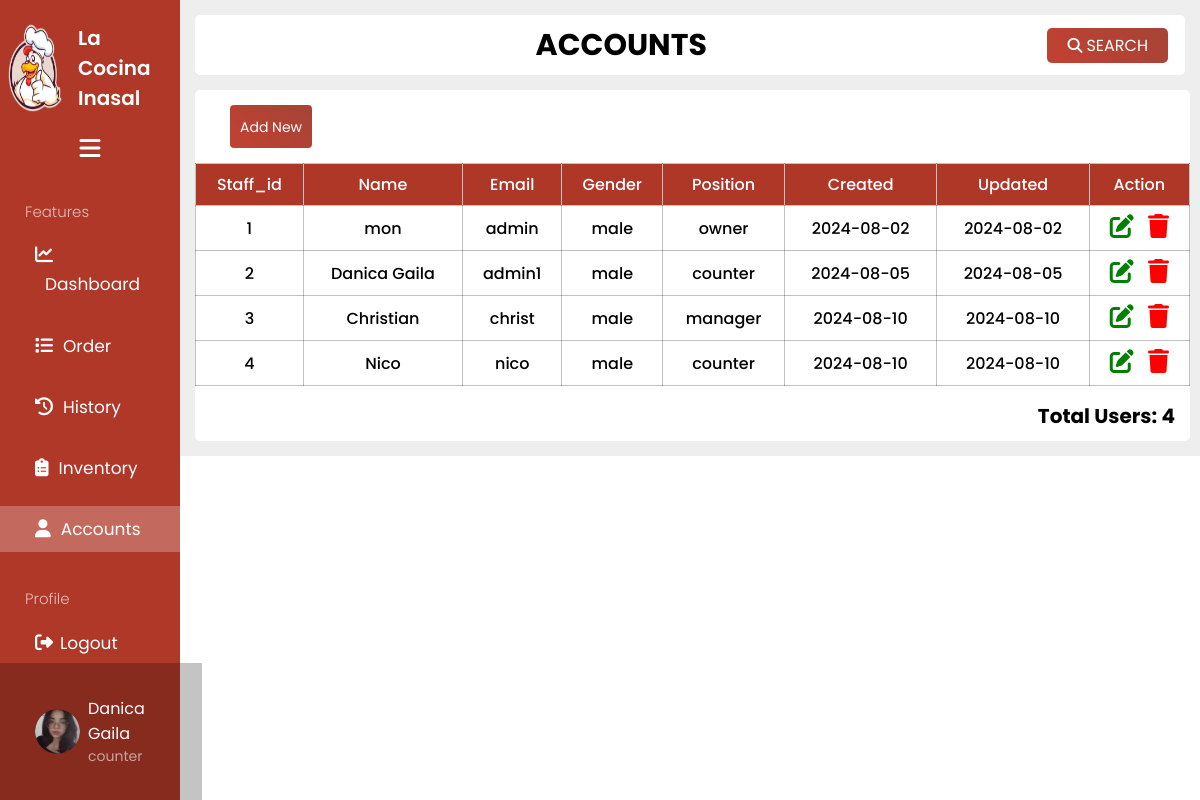
Before: /content/account.php (signed in) with the older database file.
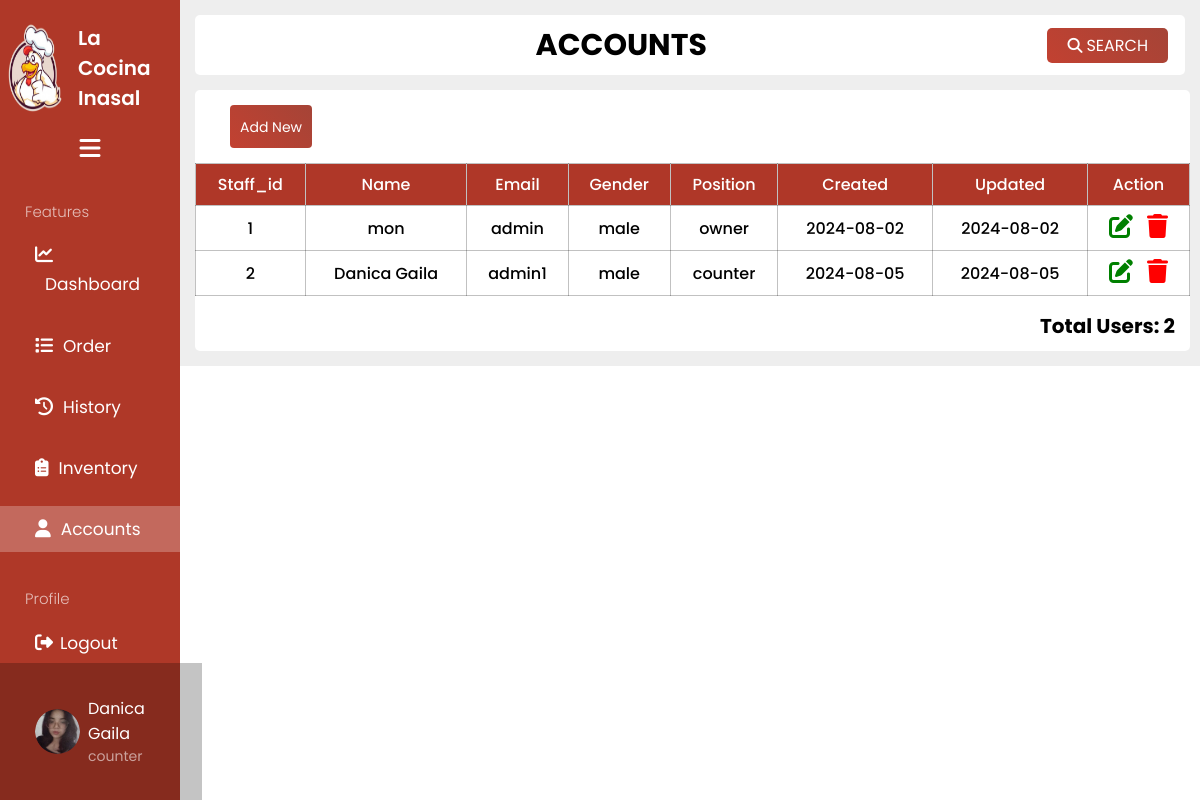
After: the same page with the newer database file.
### tables this page shows
CREATE TABLE `accounts` (
  `id` int(255) NOT NULL,
  `name` varchar(255) NOT NULL,
  `gender` varchar(50) NOT NULL,
  `email` varchar(255) NOT NULL,
  `password` varchar(255) NOT NULL,
  `position` varchar(255) NOT NULL,
  `created` date NOT NULL DEFAULT current_timestamp(),
  `updated` date NOT NULL DEFAULT current_timestamp(),
  `image` varchar(255) NOT NULL
);

### content/account.php (the view, shortened to what this page needs)
<?php
include 'partials/header.php';
include '../config/dbconnect.php';
$sql_total_users = 'SELECT COUNT(*) AS total_users FROM `accounts`';
$result_total_users = mysqli_query($conn, $sql_total_users);
$row_total_users = mysqli_fetch_assoc($result_total_users);
$total_users = $row_total_users['total_users'];
?>
<link rel="stylesheet" href="../css/dashboard.css">
<link rel="stylesheet" href="../css/account.css">
</head>
<body>
    <div class="dashboard_container">
        <div class="dashboard_sidebar" id="dashboard_sidebar">
            <div class="dashboard_sidebar_logo" id="logo_dashs">
                <img src="../pictures/logo.png" alt="">
                <p class="title_dash">La Cocina Inasal</p>
            </div>
            <div class="dashboard_sidebar_content">
                <ul class="dashboard_sidebar_list" id="dashboard_sidebar_list">
                    <div id="hamburger">
                        <a href="" id="hamburger_button"><i class="fa-solid fa-bars"></i></a>
                    </div>
                    <div class="features">
                        <p>Features</p>
                    </div>
                    <li class="list active">
                        <a href="dashboard.php"><i class="fa-solid fa-chart-line"></i><span class="Menutext">Dashboard</span></a>
                    </li>
                    <li>
                        <a href="order-create.php"><i class="fa-solid fa-list"></i><span class="Menutext">Order</span></a>
                    </li>
                    <li>
                        <a href="history.php"><i class="fa-solid fa-clock-rotate-left"></i><span class="Menutext">History</span></a>
                    </li>
                    <li>
                        <a href="inventory.php"><i class="fa-solid fa-clipboard-list"></i><span class="Menutext">Inventory</span></a>
                    </li>
                    <li style="background-color: #ffffff3f;">
                        <a href="account.php"><i class="fa-solid fa-user MenuIcons"></i><span class="Menutext">Accounts</span></a>
                    </li>
                </ul>
            </div>
            <div class="profile-txt">
                <p>Profile</p>
            </div>
            <div class="logout">
                <a href="../logout.php" id="logout_button"><i class="fa-solid fa-right-from-bracket"></i><span class="Menutext">Logout</span></a>
            </div>
            <div class="dashboard_sidebar_profile">
                <img src='../<?= ($_SESSION['loggedInUser']['image']) ?>' id="logo_dash" alt="User Profile">
                <div class="title_dash">
                    <p>
                        <?php if (isset($_SESSION['loggedInUser']['name'])) {
                            echo '<p>' . ($_SESSION['loggedInUser']['name']) . '</p>';
                        } ?>
                    </p>
                    <p style="font-size: 14px; color: rgba(255, 255, 255, 0.562);">
                        <?php if (isset($_SESSION['loggedInUser']['position'])) {
                            echo htmlspecialchars($_SESSION['loggedInUser']['position']);
                        } ?>
                    </p>
                </div>
            </div>
        </div>
        <div class="dashboard_mainbar" id="dashboard_mainbar">
            <div class="dashboard_topnav">
                <div>
                    <p>ACCOUNTS</p>
                </div>
                <div class="search-container">
                    <a href="search.php" class="search_btn"><i class="fa-solid fa-magnifying-glass"></i>SEARCH</a>
                </div>
            </div>
            <div class="main_container">
                <div class="form-container">
                    <div class="alert-container">
                        <a href="add.php" class="button"><span>Add New</span></a>
                    </div>
                    <table class="table-user">
                        <thead class="table-dark">
                            <tr>
                                <th scope="col">Staff_id</th>
                                <th scope="col">Name</th>
                                <th scope="col">Email</th>
                                <th scope="col">Gender</th>
                                <th scope="col">Position</th>
                                <th scope="col">Created</th>
                                <th scope="col">Updated</th>
                                <th scope="col">Action</th>
                            </tr>
                        </thead>
                        <tbody>
                            <?php
                            $sql = "SELECT * FROM `accounts`";
                            $result = mysqli_query($conn, $sql);
                            while ($row = mysqli_fetch_assoc($result)) {
                            ?>
                                <tr>
                                    <td><?php echo $row['id']; ?></td>
                                    <td><?php echo $row['name']; ?></td>
                                    <td><?php echo $row['email']; ?></td>
                                    <td><?php echo $row['gender']; ?></td>
                                    <td><?php echo $row['position']; ?></td>
                                    <td><?php echo $row['created']; ?></td>
                                    <td><?php echo $row['updated']; ?></td>
                                    <td class="centered-cell">
                                        <a href="edit.php?id=<?php echo $row['id']; ?>" class="link-dark icon-link"><i class="fa-solid fa-pen-to-square fs-3 me-3" style="color: green;"></i></a>
                                        <a href="#" class="link-dark icon-link delete-link" data-id="<?php echo $row['id']; ?>"><i class="fa-solid fa-trash fs-3" style="color: red;"></i></a>
                                    </td>
                                </tr>
                            <?php
                            }
                            ?>
                        </tbody>
                    </table>
                    <div class="total-user">Total Users: <?php echo $total_users; ?></div>
                </div>
            </div>
        </div>
    </div>
    <?php include 'partials/footer.php'; ?>

### content/partials/header.php (shortened to what this page needs)
</html>
<!DOCTYPE html>
<html lang="en">
<head>
    <link rel="stylesheet" href="https://cdnjs.cloudflare.com/ajax/libs/font-awesome/6.5.1/css/all.min.css" />
    <link rel="stylesheet" href="//cdn.jsdelivr.net/npm/alertifyjs@1.14.0/build/css/alertify.min.css" />
    <link rel="stylesheet" href="//cdn.jsdelivr.net/npm/alertifyjs@1.14.0/build/css/themes/default.min.css" />

### content/partials/footer.php (shortened to what this page needs)
<link rel="stylesheet" href="https://code.jquery.com/ui/1.12.1/themes/base/jquery-ui.css">
</body>
</html>

### css/dashboard.css (style rules this page uses)
* { padding: 0px; margin: 0px; font-family: "Poppins", sans-serif; }
html { scroll-behavior: smooth; }
.dashboard_sidebar { width: 15%; background: #af3828; transition: all 0.5s ease; height: 100vh; position: fixed; top: 0; bottom: 0; }
.dashboard_mainbar { width: 85%; background: #eeeeee; height: 100%; margin-left: 15%; }
.dashboard_sidebar_logo { display: flex; padding: 15px 0px 15px 0px; }
.dashboard_sidebar_logo img { width: 70px; transition: all 0.5s ease; }
.dashboard_sidebar_logo p { font-family: "Poppins", sans-serif; font-weight: 600; color: white; font-size: 20px; display: flex; align-items: center; cursor: pointer; transition: all 0.5s ease; }
.dashboard_container { display: flex; flex-direction: row; }
.dashboard_sidebar_profile { display: flex; align-items: center; justify-content: flex-start; background-color: rgba(0, 0, 0, 0.23); padding: 25px 35px; position: fixed; bottom: 0; width: 11%; }
.dashboard_sidebar_profile img { width: 45px; height: 45px; border-radius: 50%; }
.dashboard_sidebar_profile p { font-family: "poppins", "sans-serif"; color: white; display: flex; align-items: center; color: white; font-size: 16px; cursor: pointer; text-decoration: none; }
.title_dash { padding: 8px; }
.dashboard_sidebar_list span { margin-left: 10px; color: rgb(255, 255, 255); font-size: 17px; }
.dashboard_sidebar_list li a { text-decoration: none; font-style: normal; font-size: 20px; width: 100%; }
.dashboard_sidebar_list li { padding: 10px 35px; margin-bottom: 15px; }
.dashboard_sidebar_list li i { color: rgb(255, 255, 255); font-size: 18px; }
.features p { font-family: "poppins", "sans-serif"; font-size: 15px; font-weight: 300; padding: 0px 0px 10px 25px; color: rgba(255, 255, 255, 0.671); }
.dashboard_topnav { height: 60px; margin: 15px 15px 0px 15px; display: flex; flex-direction: row; justify-content: space-between; border-radius: 5px; align-items: center; background: #ffffff; }
.dashboard_topnav p { font-weight: 700; font-style: normal; font-size: 30px; cursor: pointer; }
.profile-txt p { font-family: "poppins", "sans-serif"; font-size: 15px; font-weight: 300; padding: 20px 0px 10px 25px; color: rgba(255, 255, 255, 0.671); }
.logout a { text-decoration: none; font-family: "poppins", "sans-serif"; color: white; margin-top: 20px; font-size: 17px; }
.logout i { font-size: 18px; padding-right: 7px; }
.logout { padding: 10px 35px; }
#hamburger { display: flex; justify-content: center; padding-bottom: 40px; }
#hamburger_button { font-size: 25px; color: rgb(255, 255, 255); }
.dashboard_topnav i { padding-right: 4px; }
.main_container { margin: 15px 10px 15px 15px; border-radius: 5px; align-items: center; background: #ffffff; overflow: auto; max-height: 85vh; }
.main_container { scrollbar-width: thin; scrollbar-color: #888 #f1f1f1; }
.search_btn { display: inline-block; padding: 5px 20px 5px 20px; background: linear-gradient(45deg, #c24131, #a54437); color: #fff; text-decoration: none; border-radius: 5px; transition: background-color 0.3s ease; margin-right: 17px; }
.search-container i { font-size: 15px; }

### css/account.css (style rules this page uses)
* { font-family: "Poppins", sans-serif; }
.table-user { width: 100%; border-collapse: collapse; background-color: white; }
.table-user th, .table-user td { padding: 8px; border: 1px solid #0000003e; cursor: pointer; text-align: center; font-weight: 500; }
.table-user thead { background-color: #af3728; color: white; position: sticky; top: 0; z-index: 1; }
.table-user tbody tr:nth-child(even) { background-color: #ffffff; }
.alert-container { display: flex; justify-content: space-between; }
.button { padding: 12px 10px 10px 10px; background: linear-gradient(45deg, #c24131, #a54437); color: #fff; text-decoration: none; border-radius: 4px; justify-content: space-between; margin: 15px 0px 15px 35px; }
.button span { font-size: 14px; }
.centered-cell { text-align: center; }
.fa-solid { font-size: 24px; }
.icon-link { margin-right: 10px; }
.icon-link:last-child { margin-right: 0; }
.total-user { display: flex; justify-content: end; font-size: 20px; padding: 15px 15px 10px 0px; font-weight: 700; color: #000000; }

Changed rows visible on the page:
removed accounts: id "3", name "Christian", email "christ", gender "male", position "manager", created "2024-08-10", updated "2024-08-10"
removed accounts: id "4", name "Nico", email "nico", gender "male", position "counter", created "2024-08-10", updated "2024-08-10"
Other visible differences:
$total_users: "4" → "2"
